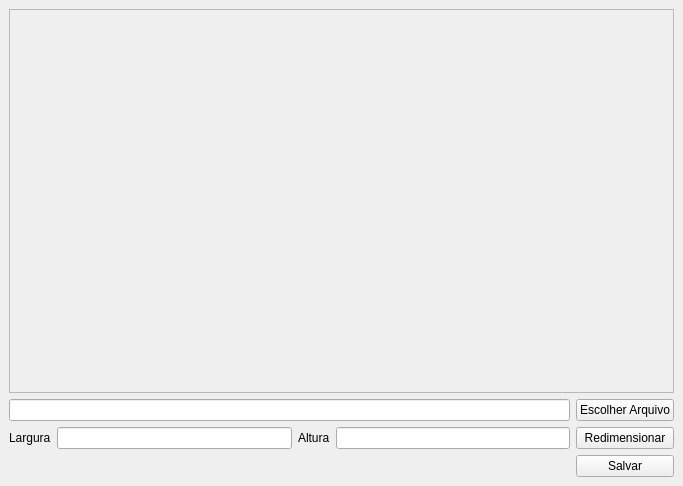
<?xml version="1.0" encoding="UTF-8"?>
<ui version="4.0">
 <class>MainWindow</class>
 <widget class="QMainWindow" name="MainWindow">
  <property name="geometry">
   <rect>
    <x>0</x>
    <y>0</y>
    <width>683</width>
    <height>486</height>
   </rect>
  </property>
  <property name="windowTitle">
   <string>Redimensionar imagem</string>
  </property>
  <widget class="QWidget" name="centralwidget">
   <layout class="QGridLayout" name="gridLayout">
    <item row="2" column="4">
     <widget class="QPushButton" name="btnRedimensionar">
      <property name="text">
       <string>Redimensionar</string>
      </property>
     </widget>
    </item>
    <item row="2" column="2">
     <widget class="QLabel" name="label_2">
      <property name="text">
       <string>Altura</string>
      </property>
     </widget>
    </item>
    <item row="2" column="3">
     <widget class="QLineEdit" name="inputAltura"/>
    </item>
    <item row="2" column="1">
     <widget class="QLineEdit" name="inputLargura"/>
    </item>
    <item row="2" column="0">
     <widget class="QLabel" name="label">
      <property name="text">
       <string>Largura</string>
      </property>
     </widget>
    </item>
    <item row="3" column="4">
     <widget class="QPushButton" name="btnSalvar">
      <property name="text">
       <string>Salvar</string>
      </property>
     </widget>
    </item>
    <item row="0" column="0" colspan="5">
     <widget class="QScrollArea" name="scrollArea">
      <property name="widgetResizable">
       <bool>true</bool>
      </property>
      <widget class="QWidget" name="scrollAreaWidgetContents">
       <property name="geometry">
        <rect>
         <x>0</x>
         <y>0</y>
         <width>669</width>
         <height>405</height>
        </rect>
       </property>
       <layout class="QGridLayout" name="gridLayout_2">
        <item row="0" column="0">
         <widget class="QLabel" name="labelImg">
          <property name="text">
           <string/>
          </property>
         </widget>
        </item>
       </layout>
      </widget>
     </widget>
    </item>
    <item row="1" column="4">
     <widget class="QPushButton" name="btnEscolherArquivo">
      <property name="text">
       <string>Escolher Arquivo</string>
      </property>
     </widget>
    </item>
    <item row="1" column="0" colspan="4">
     <widget class="QLineEdit" name="inputAbrirArquivo"/>
    </item>
   </layout>
  </widget>
 </widget>
 <resources/>
 <connections/>
</ui>
